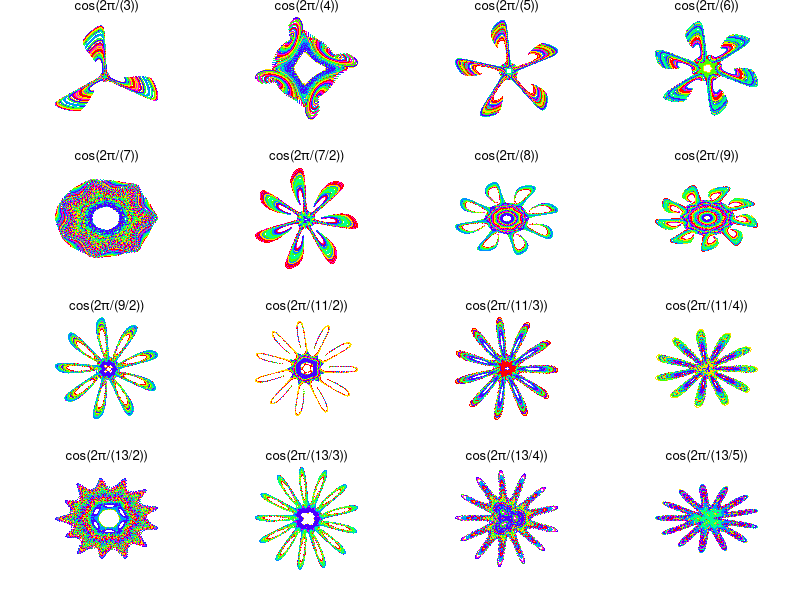

The R source for this figure:
library("MASS")

fx=function(x) (1+a*x^3+a*x^2+a*x)/(1+x^2)
angbox=c(
  (3), (4), (5), (6),
  (7), (7/2),(8), (9), 
  (9/2), (11/2), (11/3), (11/4),
  (13/2), (13/3), (13/4), (13/5)
)
abox=cos(2*pi/angbox)+.001
nct=1
par(mfrow=c(4,4))
for (a in abox) {
  b=.9985
  n=500
  m=96
  x0box=5*cos(c(0:m)*2*pi/m)
  y0box=5*sin(c(0:m)*2*pi/m)
  
  xbox=rep(NA, n*m)
  ybox=rep(NA, n*m)
  colbox=rep(NA, n*m)
  s=1
  for(k in 1:m){
    x=x0box[k]
    y=y0box[k]
    for(l in 1:n){
      colbox[s]=k 
      xbox[s]=x
      ybox[s]=y
      s=s+1
      x=b*y+fx(x)
      y=-xbox[s-1]+fx(x)
    }
  }
  
  par(pty="s", mar=c(2,2,1,1), mgp=c(1,.4,0))
  
  # plot(x=xbox, y=ybox, pch=16, cex=.25, col=rainbow(7)[(colbox %%7)+1], xlab="x",ylab= "y", main=paste("a=", a, ", b=" , b, ", x0=" , xbox[1], ", y0=", ybox[1]), asp=1)
  
#   plot(x=xbox, y=ybox, pch=16, cex=.25, col=rainbow(7)[(colbox %%7)+1], axes = F, xlab="",ylab= "", main=as.character(fractions(a)), asp=1)
# }

plot(x=xbox, y=ybox, pch=16, cex=.25, col=rainbow(7)[(colbox %%7)+1], axes = F, xlab="",ylab= "", main=substitute(paste("cos(2", pi, "/","(", ang, ")", ")"), list(ang=as.character(fractions(angbox[nct])))), asp=1)
nct=nct+1
}

#rainbow(7)[(colbox %%7)+1]

# abox=c(0,    1/2, 1/3, 2/3, 1/4, 3/4,
#        1/5,  2/5, 3/5, 4/5, 1/6, 5/6,
#        1/7,  2/7, 3/7, 4/7, 5/7, 6/7,
#        -1,  -1/2,-1/3,-2/3,-1/4,-3/4,
#        -1/5,-2/5,-3/5,-4/5,-1/6,-5/6,
#        -1/7,-2/7,-3/7,-4/7,-5/7,-6/7
# )

